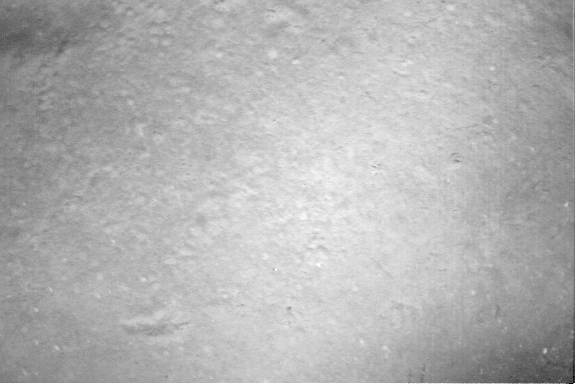
#> input picture HW3/29images/01.tif, 576 x 384 px; its folder holds only this picture in this run
$ jupyter execute --allow-errors Image_Registration_Part_3.ipynb
#> lines starting #> are read from the running program, lines starting #| are printed output that depends on the picture
[cell 1]
import numpy as np
import matplotlib.pyplot as plt
import gtsam
from gtsam import Pose2
import gtsam.utils.plot as gtsam_plot
import cv2
import import_ipynb
# from Image_Registration_Part_1 import *
import os
import random
from scipy.optimize import least_squares
import itertools

### Step-1: Image Preprocessing and Normalization

[cell 2]
#MY CODE FROM PART-1


def load_images_from_folder(folder_path):
    """
    Load all images from the specified folder.
    """
#> called with folder_path = '29images'
    images = []
    image_files = [file for file in os.listdir(folder_path) if file.lower().endswith(('png', 'jpg', 'jpeg', 'bmp', 'tif'))]

    if not image_files:
        raise ValueError(f"No images found in the folder: {folder_path}")

    for filename in image_files:
        img_path = os.path.join(folder_path, filename)
        image = cv2.imread(img_path)
#> image is the input picture: shape (384, 576, 3); min 0, max 255, mean 178.8
        if image is not None:
            images.append((filename, image))
        else:
            print(f"Warning: {filename} could not be loaded.")

    return images

[cell 3]
def normalize_image(image):
    """
    Normalize the image using initial normalization, grayscale conversion, and CLAHE.
    """
    # Initial Normalization to spread the pixel intensities over the full range [0, 255]
    pixel_image = cv2.normalize(image, None, 0, 255, cv2.NORM_MINMAX)

    # Convert to grayscale if the image is in color (3 channels)
    if len(pixel_image.shape) == 3:
        pixel_image_convert = cv2.cvtColor(pixel_image, cv2.COLOR_BGR2GRAY)

    # CLAHE (Contrast Limited Adaptive Histogram Equalization) - Local Contrast Enhancement
    clahe = cv2.createCLAHE()
    clahe_image = clahe.apply(pixel_image_convert)

    return clahe_image, pixel_image

[cell 4]
# Replace with the path to your folder containing images
folder_path = '29images'
images = load_images_from_folder(folder_path)
#> images = 1 item

# Process and plot each image
for filename, image in images:
    clahe_image, normalized_image = normalize_image(image)
#> this loop made 1 pass
#> filename on pass 1: '01.tif'
#> pass 1, in normalize_image, `clahe_image = clahe.apply(pixel_image_convert)`:
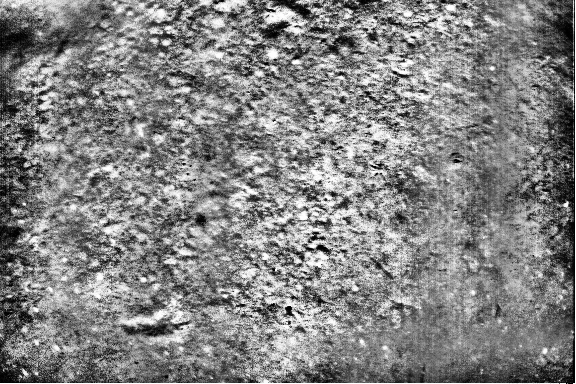
#> clahe_image: shape (384, 576); min 0, max 255, mean 131.1

### Step-2: SIFT: Extracting Keypoints and Descriptors

[cell 5]
#MY CODE FROM PART-1

def detect_and_describe_features(image):
    """
    Detect keypoints and compute descriptors using SIFT with adjusted parameters.
    """
    # Initialize the SIFT detector with custom parameters
    sift = cv2.SIFT_create(nfeatures=5000, contrastThreshold=0.025, edgeThreshold=10, nOctaveLayers=16, sigma=1.8)

    # Detect keypoints and compute descriptors
    keypoints, descriptors = sift.detectAndCompute(image, None)

    print(f"Detected {len(keypoints)} keypoints.")
    return keypoints, descriptors

[cell 6]
# Set seeds for reproducibility
np.random.seed(42)  # Seed for NumPy operations
cv2.setRNGSeed(42)  # Seed for OpenCV operations
random.seed(42)     # Seed for Python random operations

keypoint_store = []
descriptor_store = []

normalized = []
pixel = []

# Process and plot each image
for filename, image in images:

    clahe_image, normalized_image = normalize_image(image)
    normalized.append(clahe_image)
    pixel.append(normalized_image)

    # Detect and describe features on the normalized image
    keypoints, descriptors = detect_and_describe_features(clahe_image)

    keypoint_store.append(np.array(keypoints))
    descriptor_store.append(np.array(descriptors))
#> after the loop, descriptor_store = 1 item; keypoint_store = 1 item; normalized = 1 item; pixel = 1 item

### Step-3: Feature Matching using FLANN

[cell 7]
#MY CODE FROM PART-1:


# [31 lines left out: function match_features, not called in this run]

[cell 8]
# # Match features between the two images
# collected_matches = match_keypoints_across_images(keypoint_store, descriptor_store)

# # Plot the matching results
im1=6
im2=7
print(f"Length of normalized: {len(normalized)}")
#| Length of normalized: 1
print(f"Length of pixel: {len(pixel)}")
#| Length of pixel: 1
print(f"Length of keypoint_store: {len(keypoint_store)}")
#| Length of keypoint_store: 1
print(f"Length of descriptor_store: {len(descriptor_store)}")
#| Length of descriptor_store: 1
print(f"Image 1 index (im1): {im1}")
print(f"Image 2 index (im2): {im2}")

#> (the rest of this cell did not finish here and is left out)


$ run again, on HW3/29images/05.tif
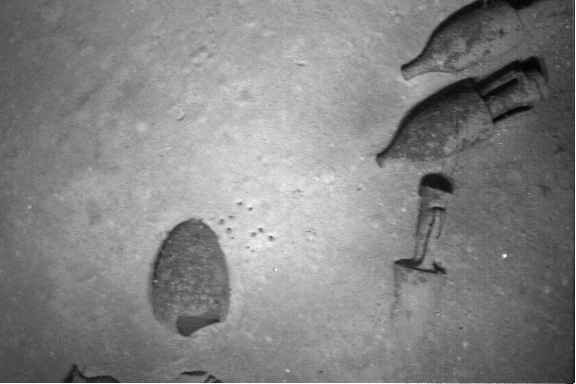
#> input picture HW3/29images/05.tif, 576 x 384 px
#> in load_images_from_folder, image is the input picture: shape (384, 576, 3); min 0, max 255, mean 131.7
#> images = 1 item
#> the loop `for filename, image in images:` made 1 pass
#> filename on pass 1: '05.tif'
#> pass 1, in normalize_image, `clahe_image = clahe.apply(pixel_image_convert)`:
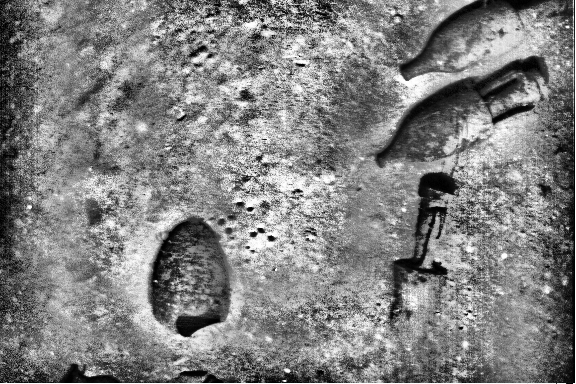
#> clahe_image: shape (384, 576); min 0, max 255, mean 129.4
#> the loop `for filename, image in images: ` made 1 pass
#> (printed output is left out)
#| Length of normalized: 1
#| Length of pixel: 1
#| Length of keypoint_store: 1
#| Length of descriptor_store: 1

$ run again, on HW3/29images/06.tif
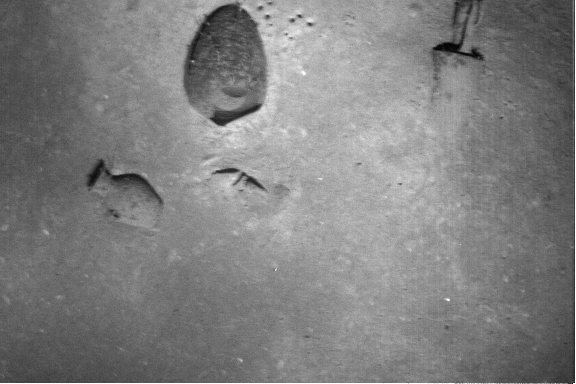
#> input picture HW3/29images/06.tif, 576 x 384 px
#> in load_images_from_folder, image is the input picture: shape (384, 576, 3); min 0, max 255, mean 127.4
#> images = 1 item
#> the loop `for filename, image in images:` made 1 pass
#> filename on pass 1: '06.tif'
#> pass 1, in normalize_image, `clahe_image = clahe.apply(pixel_image_convert)`:
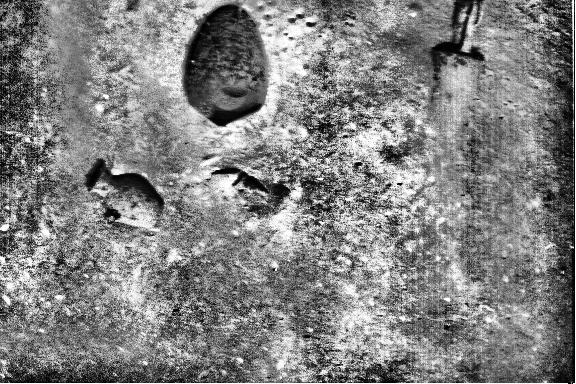
#> clahe_image: shape (384, 576); min 0, max 255, mean 130
#> the loop `for filename, image in images: ` made 1 pass
#> (printed output is left out)
#| Length of normalized: 1
#| Length of pixel: 1
#| Length of keypoint_store: 1
#| Length of descriptor_store: 1

$ run again, on HW3/29images/07.tif
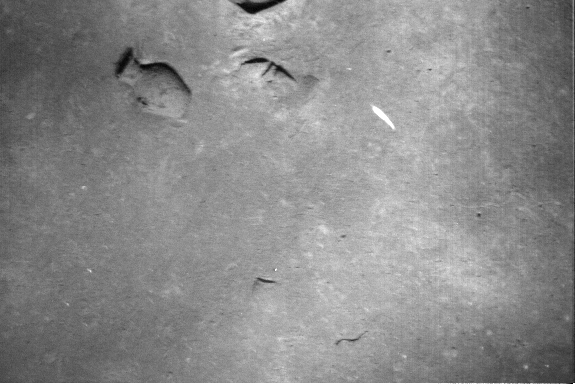
#> input picture HW3/29images/07.tif, 576 x 384 px
#> in load_images_from_folder, image is the input picture: shape (384, 576, 3); min 0, max 255, mean 138.7
#> images = 1 item
#> the loop `for filename, image in images:` made 1 pass
#> filename on pass 1: '07.tif'
#> pass 1, in normalize_image, `clahe_image = clahe.apply(pixel_image_convert)`:
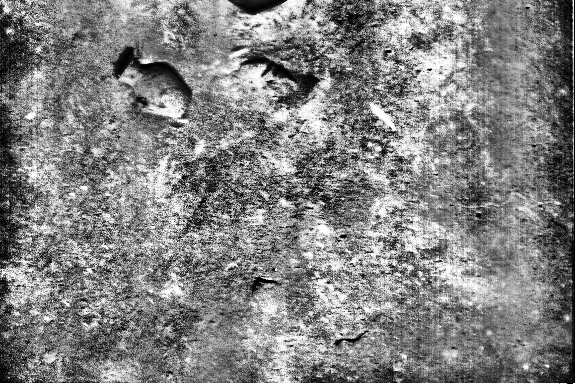
#> clahe_image: shape (384, 576); min 0, max 255, mean 130.1
#> the loop `for filename, image in images: ` made 1 pass
#> (printed output is left out)
#| Length of normalized: 1
#| Length of pixel: 1
#| Length of keypoint_store: 1
#| Length of descriptor_store: 1
